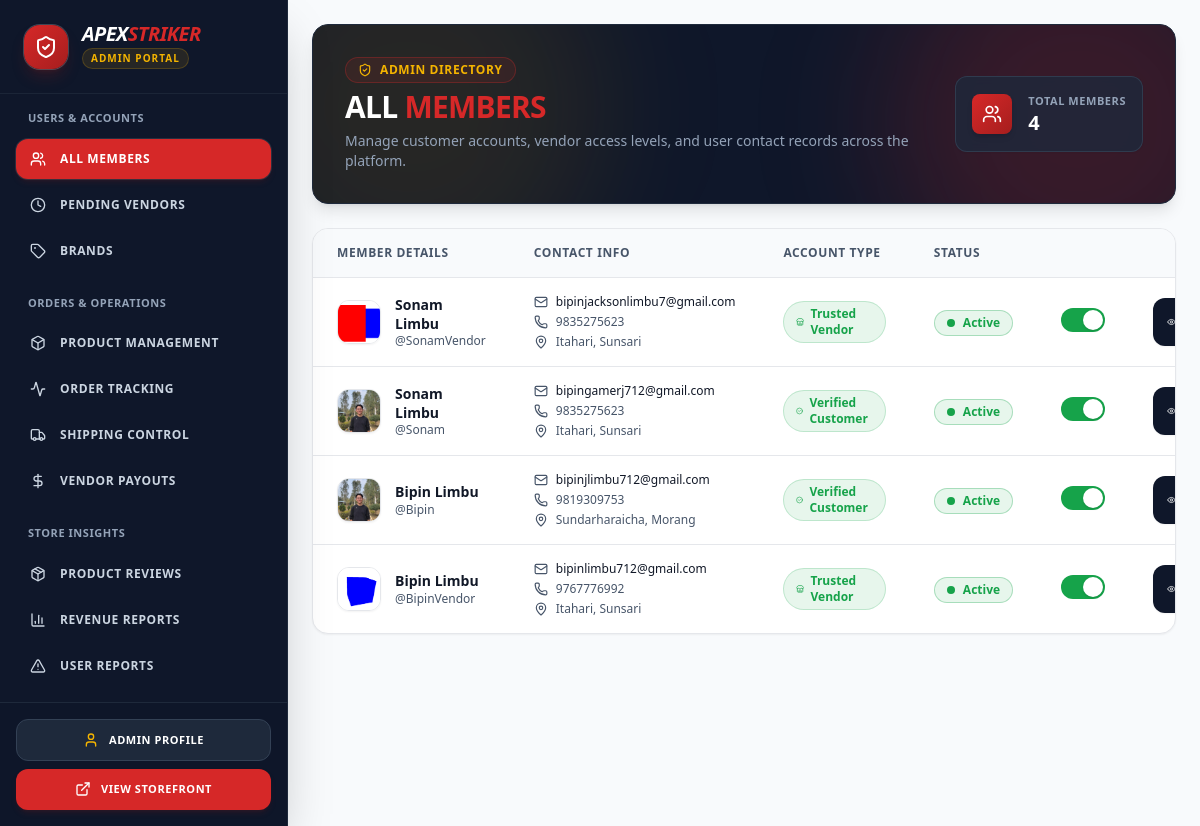
The page /dashboard/admin/ (signed in) on the database as committed earlier.
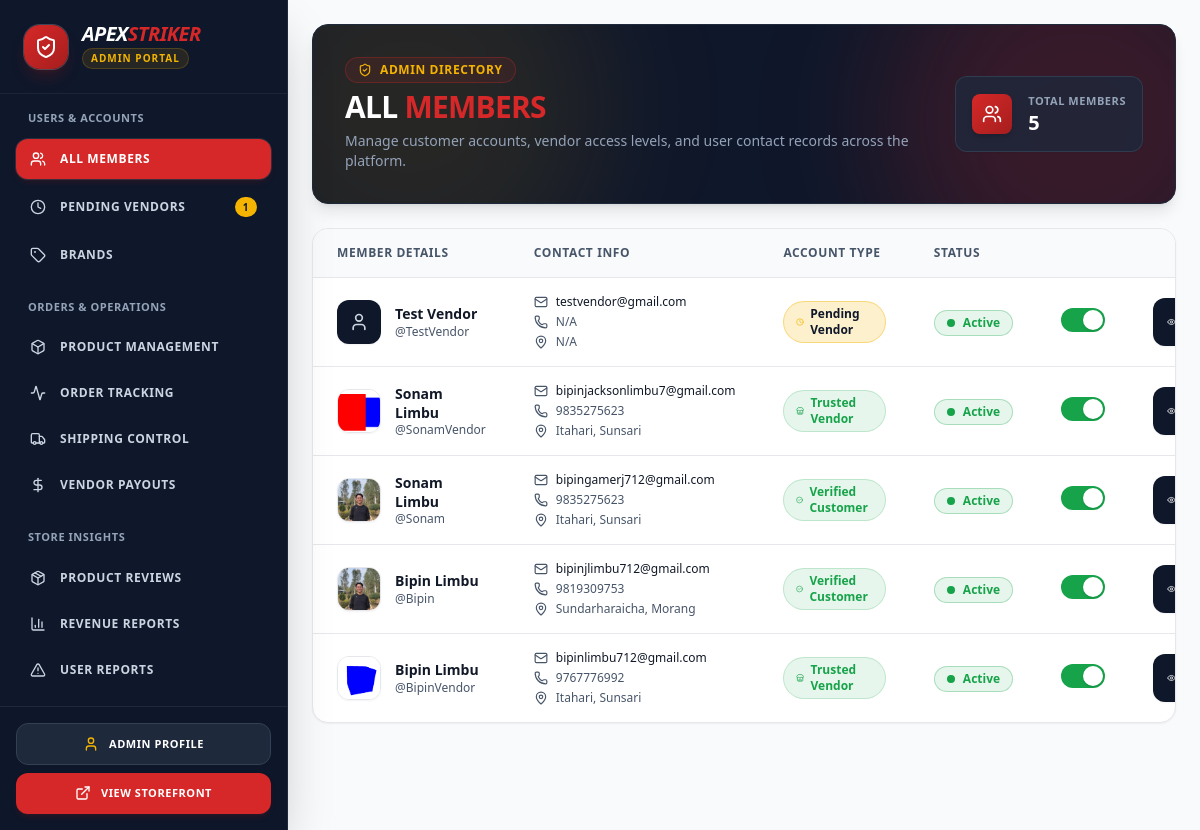
The same page on the database as committed later.
### as_app/models.py (models this page shows, shortened)
class User(AbstractUser):
    class Role(models.TextChoices):
        ADMIN = 'admin', 'Admin'
        VENDOR = 'vendor', 'Vendor'
        CUSTOMER = 'customer', 'Customer'
    phone = models.CharField(max_length=20, blank=True)
    address = models.TextField(blank=True)
    role = models.CharField(max_length=20, choices=Role.choices, default=Role.CUSTOMER)
    profile_picture = models.ImageField(upload_to='images/user/', blank=True, null=True)
    auth_token = models.CharField(max_length=255, blank=True, null=True)
    is_verified = models.BooleanField(default=False)

### as_app/views/dashboard.py (the view, shortened to what this page needs)
# urls.py: path('dashboard/admin/', admin_dashboard_view, name='admin_dashboard'),
@login_required
def admin_dashboard_view(request):
    if request.user.role != 'admin':
        messages.error(request, "You are not authorized to access the admin dashboard.")
        return redirect('/')
    section = request.GET.get('section', 'member-list')
    brands = Brand.objects.filter(is_active=True).order_by('name')
    context = {
        'section' : section,
        'brands': brands,
        'total_pending_vendors': Vendor.objects.filter(status=Vendor.Status.PENDING).count(),
        'total_pending_brands': Brand.objects.filter(is_active=False).count(),
        'total_pending_payouts': Disbursement.objects.filter(is_transferred=False).count(),
        'total_admin_revenue': sum(disbursement.admin_commission for disbursement in Disbursement.objects.filter(is_transferred=True)),
        'total_vendor_revenue': sum(disbursement.payout_amount for disbursement in Disbursement.objects.filter(is_transferred=True)),
        'total_revenue': sum(disbursement.total_amount for disbursement in Disbursement.objects.filter(is_transferred=True)),
        'total_reported_users': Report.objects.filter(is_resolved=False).count(),
        'average_rating': Review.objects.aggregate(average_rating=Avg('rating'))['average_rating'] if Review.objects.exists() else 0,
    }
    if section == 'member-list':
        context['members'] = User.objects.exclude(is_superuser=True).order_by('-date_joined')
    elif section == 'pending-vendors':
        context['vendors'] = Vendor.objects.filter(status=Vendor.Status.PENDING).order_by('-requested_on')
    elif section == 'brand-management':
        context['brands'] = Brand.objects.all()
    elif section == 'shipping-control':
        context['shipping_orders'] = Order.objects.all().order_by('-created_at')
    elif section == 'pending-payout':
        context['pending_payouts'] = Disbursement.objects.filter(is_transferred=False).order_by('-created_at')
    elif section == 'product-reviews':
        context['product_reviews'] = Review.objects.all().order_by('-created_at')
    elif section == 'revenue-logs':
        context['revenue_logs'] = Disbursement.objects.filter(is_transferred=True).order_by('-created_at')
    elif section == 'reported-users':
        context['reported_users'] = Report.objects.all().order_by('-created_at')
    return render(request, 'dashboard/admin_dashboard.html', context)

### as_app/models.py (called while the page is built)
    @property
    def total_amount(self):
        return self.admin_commission + self.payout_amount

### as_app/templates/dashboard/admin_dashboard.html (shortened to what the changed rows need)
<!DOCTYPE html>
<html lang="en">
<head>
    {% load static %}
    <link href="{% static 'css/styles.css' %}" rel="stylesheet" />
</head>
<body class="bg-[#F8FAFC] text-[#111827] flex min-h-screen overflow-hidden font-sans">
    <aside class="w-72 bg-[#0F172A] text-white flex flex-col shadow-2xl relative z-30 shrink-0 border-r border-slate-800">
        <div class="p-6 border-b border-slate-800/80">
            <div class="flex items-center gap-3.5">
                <div>
                    <h1 class="text-xl font-black italic tracking-tight uppercase leading-none text-white">
                        Apex<span class="text-[#D62828]">Striker</span>
                    </h1>
                </div>
            </div>
        </div>
        <nav class="flex-grow p-4 space-y-6 overflow-y-auto custom-scrollbar">
            <div class="space-y-1.5">
                <h2 class="px-3 text-[11px] font-extrabold text-slate-400 uppercase tracking-wider mb-3">
                    Users & Accounts
                </h2>
                <a href="?section=pending-vendors" class="flex items-center justify-between px-3.5 py-3 rounded-xl transition-all font-bold text-xs uppercase tracking-wider group {% if section == 'pending-vendors' %}bg-[#D62828] text-white shadow-md shadow-red-900/20 ring-1 ring-white/10{% else %}text-slate-300 hover:bg-slate-800/80 hover:text-white{% endif %}">
                    <div class="flex items-center gap-3.5">
                        <i data-lucide="clock" class="w-4 h-4 transition-transform group-hover:scale-110"></i>
                        <span>Pending Vendors</span>
                    </div>
                    {% if total_pending_vendors > 0 %}
                        <span class="bg-[#F4B400] text-[#0F172A] font-extrabold px-2 py-0.5 rounded-full text-[10px] shadow-sm">
                            {{ total_pending_vendors }}
                        </span>
                    {% endif %}
                </a>
            </div>
            <div class="space-y-1.5">
                <h2 class="px-3 text-[11px] font-extrabold text-slate-400 uppercase tracking-wider mb-3">
                    Orders & Operations
                </h2>
            </div>
            <div class="space-y-1.5">
                <h2 class="px-3 text-[11px] font-extrabold text-slate-400 uppercase tracking-wider mb-3">
                    Store Insights
                </h2>
            </div>
        </nav>
    </aside>
    <main class="flex-grow flex flex-col h-screen overflow-y-auto bg-[#F8FAFC]">
        {% if section == 'member-list' or not section %}
        {% include 'dashboard/admin/_member_list.html' %}
        {% elif section == 'pending-vendors' %}
        {% include 'dashboard/admin/_pending_vendors.html' %}
        {% elif section == 'brand-management' %}
        {% include 'dashboard/admin/_brand_management.html' %}
        {% elif section == 'product-management' %}
        {% include 'dashboard/admin/_product_management.html' %}
        {% elif section == 'order-items-tracking' %}
        {% include 'dashboard/admin/_order_items_tracking.html' %}
        {% elif section == 'shipping-control' %}
        {% include 'dashboard/admin/_shipping_control.html' %}
        {% elif section == 'pending-payout' %}
        {% include 'dashboard/admin/_pending_payout.html' %}
        {% elif section == 'product-reviews' %}
        {% include 'dashboard/admin/_product_reviews.html' %}
        {% elif section == 'revenue-logs' %}
        {% include 'dashboard/admin/_revenue_logs.html' %}
        {% elif section == 'reported-users' %}
        {% include 'dashboard/admin/_reported_users.html' %}
        {% endif %}
    </main>
</body>
</html>

### as_app/templates/dashboard/admin/_member_list.html (shortened to what the changed rows need)
<div class="space-y-6 p-6 w-full">
    <div class="bg-[#0F172A] rounded-2xl p-6 lg:p-8 text-white shadow-lg relative overflow-hidden border border-slate-800">
        <div class="relative z-10 flex flex-col md:flex-row md:items-center justify-between gap-6">
            <div class="space-y-1.5">
                <h1 class="text-2xl lg:text-3xl font-extrabold text-white tracking-tight uppercase">
                    All <span class="text-[#D62828]">Members</span>
                </h1>
            </div>
            <div class="bg-slate-800/80 border border-slate-700/80 p-4 rounded-xl backdrop-blur-sm flex items-center gap-4 shrink-0 shadow-sm">
                <div>
                    <p class="text-[11px] font-bold text-slate-400 uppercase tracking-wider">Total Members</p>
                    <p class="text-xl font-black text-white leading-tight">{{ members|length }}</p>
                </div>
            </div>
        </div>
    </div>
    <div class="bg-white rounded-2xl border border-[#E5E7EB] shadow-sm overflow-hidden w-full">
        <div class="overflow-x-auto w-full">
            <table class="w-full text-left border-collapse">
                {% if members %}
                    <thead>
                        <tr class="bg-[#F8FAFC] border-b border-[#E5E7EB]">
                            <th class="px-6 py-4 text-xs font-bold text-[#475569] uppercase tracking-wider">Member Details</th>
                            <th class="px-6 py-4 text-xs font-bold text-[#475569] uppercase tracking-wider">Contact Info</th>
                            <th class="px-6 py-4 text-xs font-bold text-[#475569] uppercase tracking-wider">Account Type</th>
                            <th class="px-6 py-4 text-xs font-bold text-[#475569] uppercase tracking-wider">Status</th>
                            <th class="px-6 py-4 text-xs font-bold text-[#475569] uppercase tracking-wider"></th>
                            <th class="px-6 py-4 text-xs font-bold text-[#475569] uppercase tracking-wider text-right">Actions</th>
                        </tr>
                    </thead>
                {% endif %}
                <tbody class="divide-y divide-[#E5E7EB]">
                    {% for member in members %}
                    <tr class="hover:bg-[#F8FAFC]/80 transition-colors group">
                        <td class="px-6 py-4 align-middle">
                            <div class="flex items-center gap-3.5">
                                <div class="relative h-11 w-11 shrink-0">
                                    {% if member.profile_picture %}
                                        <img src="{{ member.profile_picture.url }}"
                                             class="h-full w-full object-cover rounded-xl border border-[#E5E7EB] shadow-sm">
                                    {% else %}
                                        <div class="h-full w-full bg-[#0F172A] rounded-xl flex items-center justify-center text-white font-bold shadow-sm">
                                            <i data-lucide="user" class="w-5 h-5 text-slate-300"></i>
                                        </div>
                                    {% endif %}
                                </div>
                                <div>
                                    <p class="font-bold text-[#111827] text-sm group-hover:text-[#D62828] transition-colors leading-snug">
                                        {{ member.first_name }} {{ member.last_name }}
                                    </p>
                                    <p class="text-xs text-[#475569] font-medium">@{{ member.username }}</p>
                                </div>
                            </div>
                        </td>
                        <td class="px-6 py-4 align-middle">
                            <div class="space-y-1 text-xs">
                                <div class="flex items-center gap-2 text-[#111827]">
                                    <i data-lucide="mail" class="w-3.5 h-3.5 text-[#475569] shrink-0"></i>
                                    <span class="font-medium" title="{{ member.email }}">{{ member.email|default:"N/A" }}</span>
                                </div>
                                <div class="flex items-center gap-2 text-[#475569]">
                                    <i data-lucide="phone" class="w-3.5 h-3.5 text-[#475569] shrink-0"></i>
                                    <span>{{ member.phone|default:"N/A" }}</span>
                                </div>
                                <div class="flex items-center gap-2 text-[#475569]">
                                    <i data-lucide="map-pin" class="w-3.5 h-3.5 text-[#475569] shrink-0"></i>
                                    <span title="{{ member.address }}">{{ member.address|default:"N/A" }}</span>
                                </div>
                            </div>
                        </td>
                        <td class="px-6 py-4 align-middle">
                            {% if member.role == 'admin' %}
                                <span class="inline-flex items-center gap-1.5 text-xs font-bold text-[#0F172A] bg-slate-100 px-3 py-1 rounded-full border border-slate-300">
                                    <i data-lucide="shield" class="w-3 h-3 text-[#D62828]"></i> Admin
                                </span>
                            {% elif member.role == 'vendor' and member.vendor_profile.status == 'pending' %}
                                <span class="inline-flex items-center gap-1.5 text-xs font-bold text-[#0F172A] bg-[#F4B400]/20 px-3 py-1 rounded-full border border-[#F4B400]/40">
                                    <i data-lucide="clock" class="w-3 h-3 text-[#F4B400]"></i> Pending Vendor
                                </span>
                            {% elif member.role == 'vendor' and member.vendor_profile.status == 'approved' %}
                                <span class="inline-flex items-center gap-1.5 text-xs font-bold text-[#16A34A] bg-[#16A34A]/10 px-3 py-1 rounded-full border border-[#16A34A]/20">
                                    <i data-lucide="store" class="w-3 h-3"></i> Trusted Vendor
                                </span>
                            {% elif member.role == 'vendor' and member.vendor_profile.status == 'rejected' %}
                                <span class="inline-flex items-center gap-1.5 text-xs font-bold text-[#DC2626] bg-[#DC2626]/10 px-3 py-1 rounded-full border border-[#DC2626]/20">
                                    <i data-lucide="x-circle" class="w-3 h-3"></i> Rejected Vendor
                                </span>
                            {% elif member.role == 'customer' and member.is_verified %}
                                <span class="inline-flex items-center gap-1.5 text-xs font-bold text-[#16A34A] bg-[#16A34A]/10 px-3 py-1 rounded-full border border-[#16A34A]/20">
                                    <i data-lucide="check-circle-2" class="w-3 h-3"></i> Verified Customer
                                </span>
                            {% else %}
                                <span class="inline-flex items-center gap-1.5 text-xs font-bold text-[#475569] bg-slate-100 px-3 py-1 rounded-full border border-[#E5E7EB]">
                                    <i data-lucide="user" class="w-3 h-3"></i> Customer
                                </span>
                            {% endif %}
                        </td>
                        <td class="px-6 py-4 align-middle">
                            <div class="inline-flex items-center gap-2 px-3 py-1 rounded-full border text-xs font-bold {% if member.is_active %}bg-[#16A34A]/10 border-[#16A34A]/30 text-[#16A34A]{% else %}bg-slate-100 border-slate-300 text-[#475569]{% endif %}">
                                <span class="h-2 w-2 rounded-full {% if member.is_active %}bg-[#16A34A] animate-pulse{% else %}bg-slate-400{% endif %}"></span>
                                <span>{% if member.is_active %}Active{% else %}Inactive{% endif %}</span>
                            </div>
                        </td>
                        <td class="px-6 py-4 align-middle">
                            <form method="POST" action="/profile/status/toggle/{{ member.id }}/" class="inline-block">
                                <button type="submit" class="relative inline-flex h-6 w-11 shrink-0 cursor-pointer rounded-full border-2 border-transparent transition-colors duration-200 ease-in-out focus:outline-none {% if member.is_active %}bg-[#16A34A]{% else %}bg-slate-300{% endif %}" title="Toggle active status">
                                    <span class="pointer-events-none inline-block h-5 w-5 transform rounded-full bg-white shadow ring-0 transition duration-200 ease-in-out {% if member.is_active %}translate-x-5{% else %}translate-x-0{% endif %}"></span>
                                </button>
                            </form>
                        </td>
                        <td class="px-6 py-4 align-middle text-right">
                            <div class="flex items-center justify-end gap-2">
                                <a href="/profile/{{ member.id }}/"
                                   class="inline-flex items-center gap-1.5 bg-[#0F172A] hover:bg-slate-800 text-white px-3.5 py-2 rounded-xl text-xs font-bold transition-all shadow-sm">
                                    <i data-lucide="eye" class="w-3.5 h-3.5"></i>
                                </a>
                            </div>
                        </td>
                    </tr>
                    {% endfor %}
                </tbody>
            </table>
        </div>
    </div>
</div>

Rows that differ between the two databases and show on the page:
added User: first_name "Test", last_name "Vendor", username "TestVendor", email "testvendor@gmail.com", phone "N/A", address "N/A", role "vendor" (drawn), is_active True (drawn)
Other text that changed with them:
{{ total_pending_vendors }}: (not shown) → "1"
{{ members|length }}: "4" → "5"
